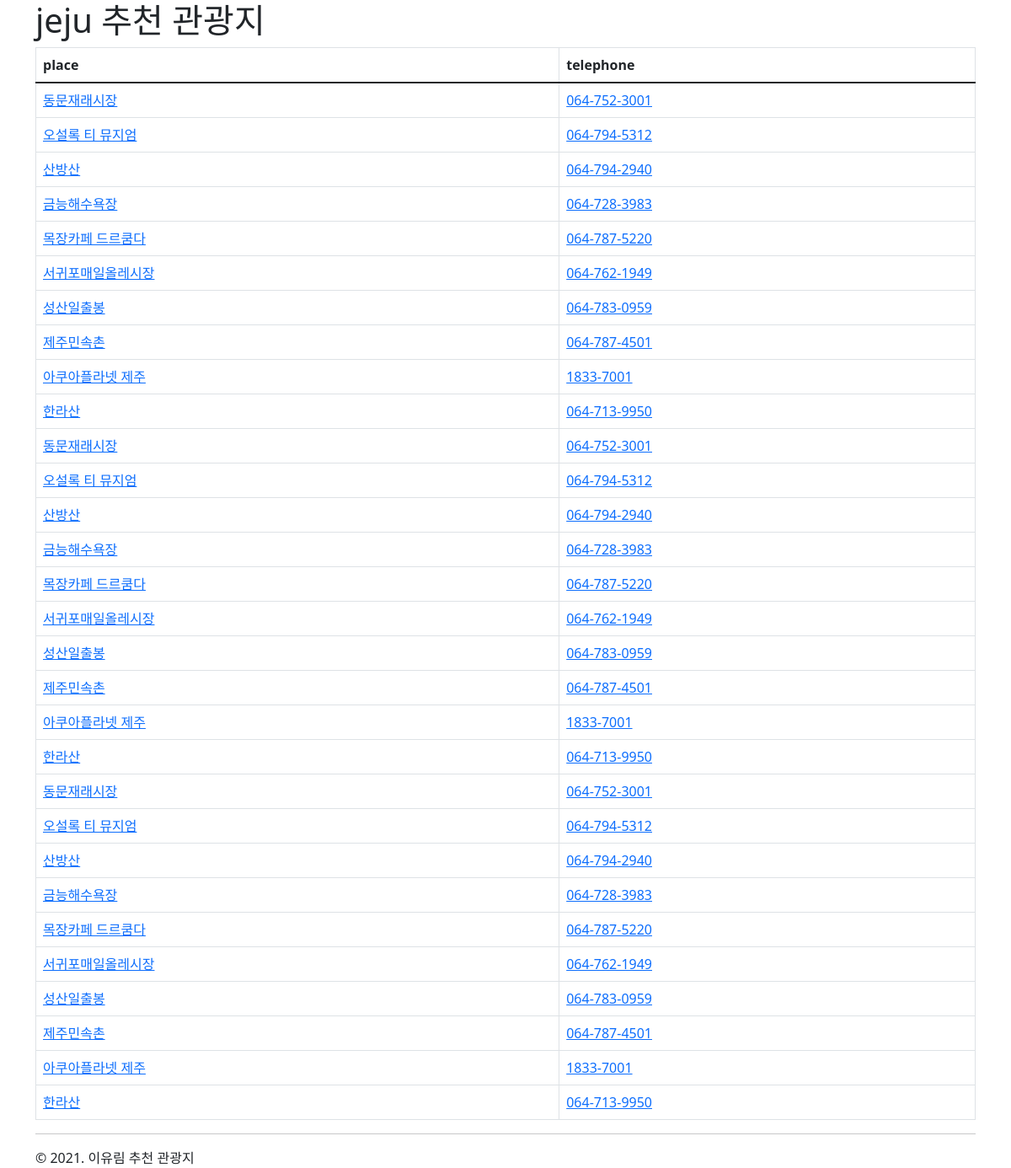
/jeju/, run on an earlier commit of the app's database.
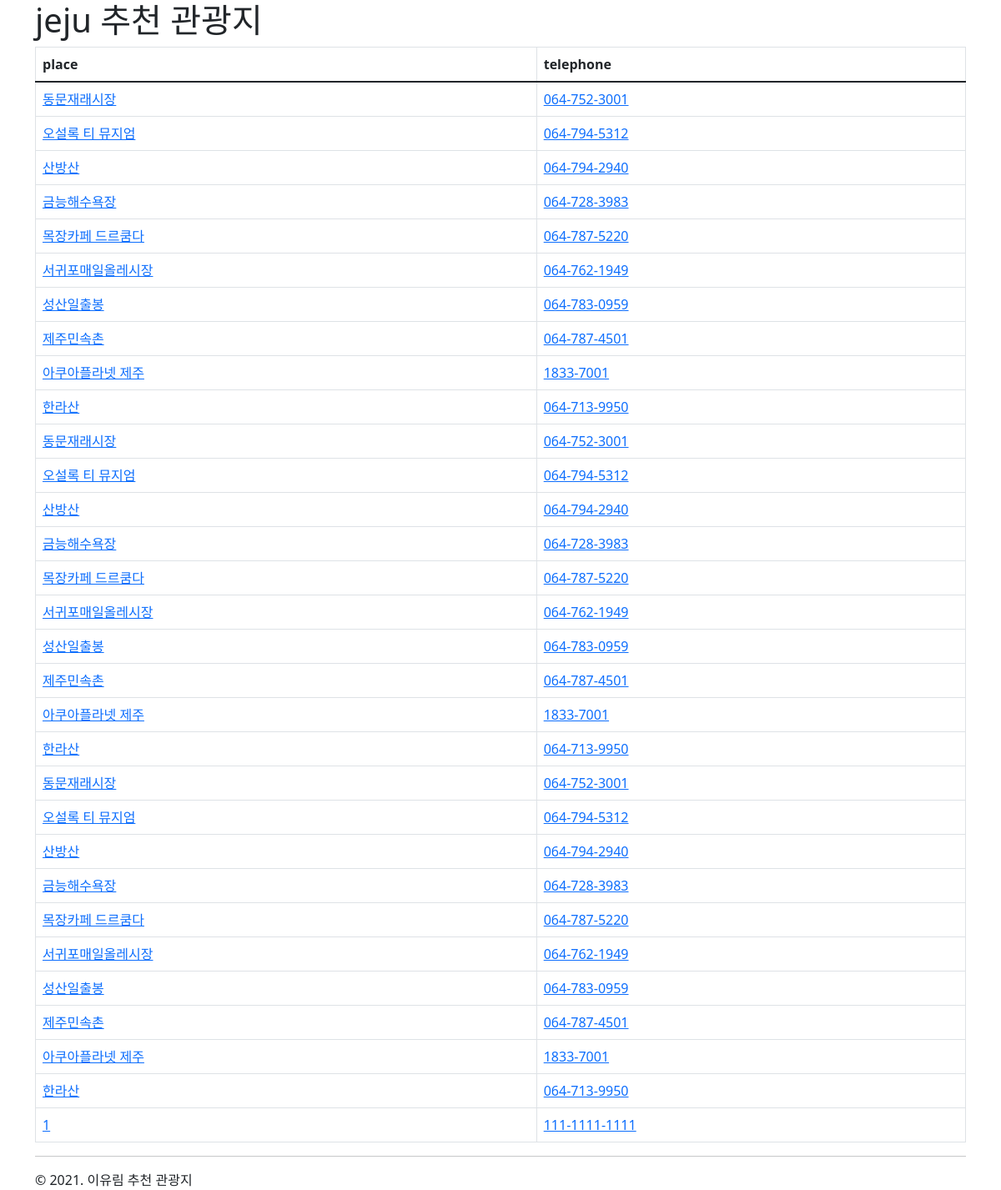
And on a later commit of the database.
### jeju/models.py (models this page shows)
class Tour(models.Model):
    place = models.CharField(max_length=100, db_index=True)
    description = models.TextField(blank=True)
    address = models.CharField(max_length=100)
    latitude = models.FloatField(verbose_name="위도")
    longitude = models.FloatField(verbose_name="경도")
    telephone = models.CharField\
        (max_length=15,
         validators=[
             RegexValidator(r"^\d{0,4}-?\d{3,4}-?\d{4}$",
                            message="전화번호를 입력해 주세요."),
         ])
    created_at = models.DateTimeField(auto_now_add=True)
    updated_at = models.DateTimeField(auto_now=True)

### jeju/views.py (the view)
# urls.py: path('jeju/', tour_list),
def tour_list(request: HttpRequest) -> HttpResponse:
    qs = Tour.objects.all()
    query = request.GET.get("query", "")
    if query:
        qs = qs.filter(name__icontains=query)
    context_data = {
        "tour_list": qs,
    }
    return render(request, "jeju/tour_list.html", context_data)

### jeju/templates/jeju/tour_list.html
{% extends "jeju/layout.html" %}
{% block content %}
    <table class="table table-hover table-bordered">
        <thead>
            <tr>
                <th>place</th>
                <th>telephone</th>
            </tr>
        </thead>
        <tbody>
            {% for tour in tour_list %}
                <tr>
                    <td>
                        <a href="/jeju/{{ tour.pk }}">
                        {{ tour.place }}
                        </a>
                    </td>
                    <td>
                        <a href="tel:{{ tour.telephone }}">
                        {{ tour.telephone }}
                        </a>
                    </td>
                </tr>
            {% endfor %}
        </tbody>
    </table>
{% endblock %}

### jeju/templates/jeju/layout.html (shortened to what this page needs)
<!doctype html>
<html lang="ko">
<head>
    <link rel="stylesheet" href="//cdn.jsdelivr.net/npm/bootstrap@5.1.3/dist/css/bootstrap.min.css">
</head>
<body>
<div class="container">
    <h1>jeju 추천 관광지</h1>
    {% block content %}
    {% endblock %}
    <hr/>
    &copy 2021. 이유림 추천 관광지
</div>
</body>
</html>

What changed in the data, as far as the page shows it:
added Tour: place "1", telephone "111-1111-1111"
